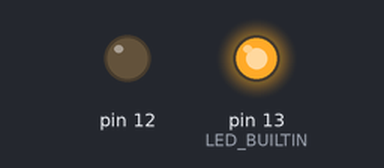
Simulated run of this sketch. Board: Arduino Uno, built with avr-gcc and run on an emulated ATmega328P. Parts: output pins drawn as LEDs (lit = HIGH).

Above: at 1.3 s.
At 23.5 s:
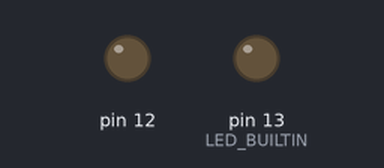
Timing chart, 0 to 25.5 s (numbered marks = the images above):
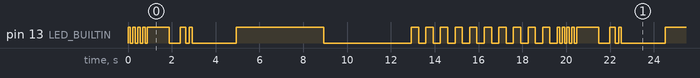

Measured:
- by itself, pin 13 (LED_BUILTIN): moves between LOW and HIGH, repeating every 19.6 s
- by itself, everything shown: repeats every 19.6 s, in 36 steps

The sketch:

myBlinkingLight.ino
```cpp
void setup() {
  // put your setup code here, to run once:
  pinMode(LED_BUILTIN, OUTPUT);
  pinMode(12, OUTPUT);

}

void loop() {
  // put your main code here, to run repeatedly:

  digitalWrite(LED_BUILTIN, HIGH); //turn the led on (GHIGH is the voltage level)
  delay(1000/9); //wait for 1 second
  digitalWrite(LED_BUILTIN, LOW); //turn led off by making the voltage LOW
  delay(1000/9); //wait a second
  digitalWrite(LED_BUILTIN, HIGH); //turn the led on (GHIGH is the voltage level)
  delay(1000/9); //wait for 1 second
  digitalWrite(LED_BUILTIN, LOW); //turn led off by making the voltage LOW
  delay(1000/9); //wait a second
  digitalWrite(LED_BUILTIN, HIGH); //turn the led on (GHIGH is the voltage level)
  delay(1000/9); //wait for 1 second
  digitalWrite(LED_BUILTIN, LOW); //turn led off by making the voltage LOW
  delay(1000/9); //wait a second
  digitalWrite(LED_BUILTIN, HIGH); //turn the led on (GHIGH is the voltage level)
  delay(1000/9); //wait for 1 second
  digitalWrite(LED_BUILTIN, LOW); //turn led off by making the voltage LOW
  delay(1000/9); //wait a second


  digitalWrite(13, 1);
  delay(1000);

   digitalWrite(13, 0);
  delay(1000/2);

  digitalWrite(13, 1);
  delay(1000/4);

   digitalWrite(13, 0);
  delay(1000/6);

  digitalWrite(13, 1);
  delay(1000/8);

   digitalWrite(13, 0);
  delay(1000*2);

  digitalWrite(13, 1);
  delay(1000*4);

   digitalWrite(13, 0);
  delay(1000*4);


digitalWrite(13, 1);
delay(1000/3);
digitalWrite(13, 0);
delay(1000/3);
digitalWrite(13, 1);
delay(1000/3);
digitalWrite(13, 0);
delay(1000/3);
digitalWrite(13, 1);
delay(1000/3);
digitalWrite(13, 0);
delay(1000/3);
digitalWrite(13, 1);
delay(1000/3);
digitalWrite(13, 0);
delay(1000/3);
digitalWrite(13, 1);
delay(1000/3);
digitalWrite(13, 0);
delay(1000/3);
digitalWrite(13, 1);
delay(1000/3);
digitalWrite(13, 0);
delay(1000/3);
digitalWrite(13, 1);
delay(1000/3);
digitalWrite(13, 0);
delay(1000/3);
digitalWrite(13, 1);
delay(1000/3);
digitalWrite(13, 0);
delay(1000/3);
digitalWrite(13, 1);
delay(1000/3);
digitalWrite(13, 0);
delay(1000/3);
digitalWrite(13, 1);
delay(1000/3);
digitalWrite(13, 0);
delay(1000/3);


}
```
